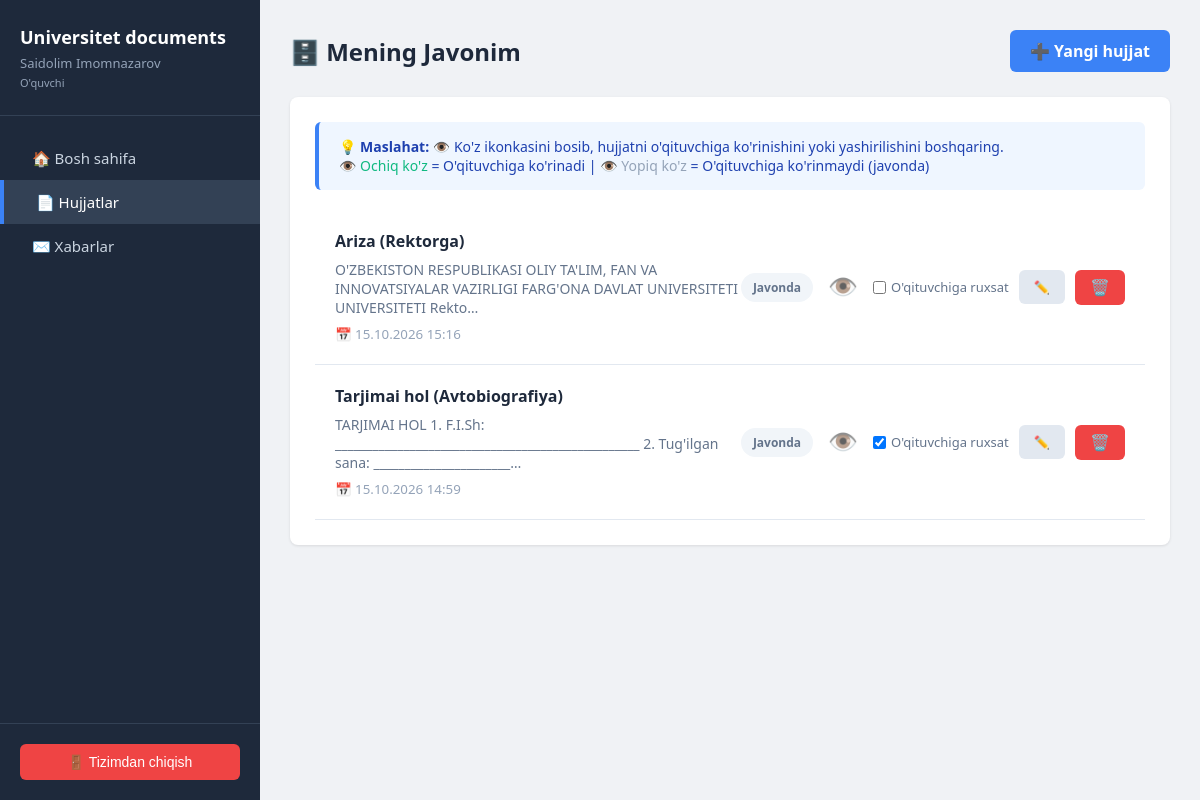
/documents/student/vault/ (signed in), run on the app's committed database.
### apps/accounts/models.py (models this page shows, shortened)
class CustomUser(AbstractUser):
    role = models.CharField(max_length=10, choices=Role.choices, default=Role.STUDENT)
    full_name = models.CharField("Ism Familiya", max_length=150, blank=True)
    group = models.ForeignKey(
        Group,
        on_delete=models.SET_NULL,
        null=True,
        blank=True,
        verbose_name="O'quvchi guruhi"
    )
    objects = CustomUserManager()
    class Meta:
        ordering = ['full_name', 'username']
    @property
    def is_teacher(self):
        return self.role == Role.TEACHER
    @property
    def is_student(self):
        return self.role == Role.STUDENT

### apps/documents/models.py (models this page shows, shortened)
class StudentDocument(models.Model):
    STATUS_DRAFT = 'draft'
    STATUS_SUBMITTED = 'submitted'
    STATUS_CHOICES = [
        (STATUS_DRAFT, "Javonda"),
        (STATUS_SUBMITTED, "Yuborilgan"),
    ]
    student = models.ForeignKey(
        settings.AUTH_USER_MODEL,
        on_delete=models.CASCADE,
        related_name='documents',
        verbose_name="O'quvchi"
    )
    template = models.ForeignKey(
        DocumentTemplate,
        on_delete=models.CASCADE,
        related_name='student_documents',
        verbose_name="Shablon"
    )
    content = models.TextField("Hujjat mazmuni", blank=True)
    file = models.FileField("Fayl", upload_to='documents/', blank=True, null=True)
    status = models.CharField(
        "Holat",
        max_length=20,
        choices=STATUS_CHOICES,
        default=STATUS_DRAFT
    )
    teacher_score = models.IntegerField("O'qituvchi bahosi", null=True, blank=True, help_text="0-100 orasida")
    teacher_comment = models.TextField("O'qituvchi izohi", blank=True)
    allow_teacher_view_draft = models.BooleanField(
        "O'qituvchiga javonni ko'rishga ruxsat berish",
        default=False,
        help_text="Agar belgilansa, o'qituvchi bu hujjatni javonda ham ko'ra oladi"
    )
    created_at = models.DateTimeField(auto_now_add=True)
    updated_at = models.DateTimeField(auto_now=True)
    class Meta:
        verbose_name = "O'quvchi hujjati"
        verbose_name_plural = "O'quvchi hujjatlari"
        ordering = ['-updated_at']

class DocumentTemplate(models.Model):
    title = models.CharField("Shablon nomi", max_length=200)
    description = models.TextField("Tavsif", blank=True)
    content = models.TextField("Shablon matni", blank=True)
    is_active = models.BooleanField("Faol", default=True)
    created_at = models.DateTimeField(auto_now_add=True)
    class Meta:
        verbose_name = "Shablon"
        verbose_name_plural = "Shablonlar"
        ordering = ['title']

### apps/documents/views.py (the view)
# urls.py: path('student/vault/', views.student_vault_view, name='student_vault'),
@login_required
def student_vault_view(request):
    if not request.user.is_student:
        return redirect('dashboard')
    documents = StudentDocument.objects.filter(
        student=request.user
    ).select_related('template').order_by('-updated_at')
    return render(request, 'student/vault.html', {'documents': documents})

### templates/student/vault.html (shortened to what this page needs)
{% extends 'base.html' %}
{% block content %}
<div class="page-header">
    <h1>🗄️ Mening Javonim</h1>
    <a href="{% url 'documents:student_document_create' %}" class="btn btn-primary">➕ Yangi hujjat</a>
</div>
<div class="card">
    <div style="background: #eff6ff; border-left: 4px solid #3b82f6; padding: 15px 20px; border-radius: 6px; margin-bottom: 20px;">
        <p style="margin: 0; color: #1e40af; font-size: 14px;">
            💡 <strong>Maslahat:</strong> 👁️ Ko'z ikonkasini bosib, hujjatni o'qituvchiga ko'rinishini yoki yashirilishini boshqaring.
            <br>
            <span style="color: #10b981;">👁️ Ochiq ko'z</span> = O'qituvchiga ko'rinadi |
            <span style="color: #94a3b8;">👁️ Yopiq ko'z</span> = O'qituvchiga ko'rinmaydi (javonda)
        </p>
    </div>
    {% if documents %}
        {% for doc in documents %}
        <div style="padding: 20px; border-bottom: 1px solid #e2e8f0; display: flex; justify-content: space-between; align-items: center;">
            <div style="flex: 1;">
                <h4 style="margin: 0 0 8px 0; color: #1e293b;">{{ doc.template.title }}</h4>
                <p style="margin: 0 0 5px 0; color: #64748b; font-size: 14px;">
                    {{ doc.content|truncatechars:120 }}
                </p>
                <small style="color: #94a3b8;">📅 {{ doc.updated_at|date:"d.m.Y H:i" }}</small>
            </div>
            <div style="display: flex; gap: 10px; align-items: center;">
                {% if doc.status == 'draft' %}
                    <span style="background: #f1f5f9; color: #64748b; padding: 6px 12px; border-radius: 15px; font-size: 12px; font-weight: 600;">
                        Javonda
                    </span>
                {% else %}
                    <span style="background: #d1fae5; color: #10b981; padding: 6px 12px; border-radius: 15px; font-size: 12px; font-weight: 600;">
                        Yuborilgan
                    </span>
                {% endif %}
                <form method="post" action="{% url 'documents:student_vault_toggle' doc.pk %}" style="display: inline;">
                    <button type="submit"
                            style="background: none; border: none; cursor: pointer; font-size: 24px; padding: 5px; transition: 0.2s; opacity: 0.7;"
                            title="{% if doc.status == 'draft' %}O'qituvchiga ko'rsatish{% else %}Yashirish{% endif %}"
                            onmouseover="this.style.opacity='1'; this.style.transform='scale(1.2)'"
                            onmouseout="this.style.opacity='0.7'; this.style.transform='scale(1)'">
                        {% if doc.status == 'draft' %}
                            👁️
                        {% else %}
                            👁️‍🗨️
                        {% endif %}
                    </button>
                </form>
                {% if doc.status == 'draft' %}
                <form method="post" action="{% url 'documents:student_toggle_teacher_view' doc.pk %}" style="display: inline;">
                    <label style="display: flex; align-items: center; gap: 5px; cursor: pointer; font-size: 13px; color: #64748b;">
                        <input type="checkbox" name="allow" {% if doc.allow_teacher_view_draft %}checked{% endif %} onchange="this.form.submit()" style="cursor: pointer;">
                        O'qituvchiga ruxsat
                    </label>
                </form>
                {% endif %}
                <a href="{% url 'documents:student_document_edit' doc.pk %}"
                   class="btn btn-secondary"
                   style="padding: 8px 15px; font-size: 13px;"
                   title="Tahrirlash">
                    ✏️
                </a>
                <form method="post" action="{% url 'documents:student_document_delete' doc.pk %}" style="display: inline;">
                    <button type="submit"
                            class="btn btn-danger"
                            style="padding: 8px 15px; font-size: 16px;"
                            title="O'chirish"
                            onclick="return confirm('Bu hujjatni o\'chirishni xohlaysizmi?')">
                        🗑️
                    </button>
                </form>
            </div>
        </div>
        {% endfor %}
    {% endif %}
</div>
{% endblock %}

### templates/base.html (shortened to what this page needs)
<!DOCTYPE html>
<html lang="uz">
<head>
</head>
<body>
    <div class="sidebar">
        <div class="sidebar-header">
            <h2>Universitet documents</h2>
            <p>{{ user.full_name|default:user.username }}</p>
            <p style="font-size: 11px; margin-top: 3px;">{{ user.get_role_display }}</p>
        </div>
        <div class="sidebar-menu">
            <a href="{% url 'dashboard' %}" class="{% if request.resolver_match.url_name == 'dashboard' %}active{% endif %}">
                <span>🏠 Bosh sahifa</span>
            </a>
            {% if user.is_teacher %}
            <a href="{% url 'documents:documents_hub' %}" class="{% if request.resolver_match.url_name == 'documents_hub' or 'teacher_vault' in request.resolver_match.url_name or 'teacher_documents' in request.resolver_match.url_name %}active{% endif %}">
                <span>📄 Hujjatlar</span>
            </a>
            <a href="{% url 'teacher_groups' %}" class="{% if 'teacher_groups' in request.resolver_match.url_name %}active{% endif %}">
                <span>👥 Guruhlar va o'quvchilar</span>
            </a>
            {% else %}
            <a href="{% url 'documents:documents_hub' %}" class="{% if request.resolver_match.url_name == 'documents_hub' or 'student_vault' in request.resolver_match.url_name or 'student_documents' in request.resolver_match.url_name %}active{% endif %}">
                <span>📄 Hujjatlar</span>
            </a>
            {% endif %}
            <a href="{% url 'messaging:chat_list' %}" class="{% if 'messaging' in request.resolver_match.url_name %}active{% endif %}">
                <span>✉️ Xabarlar</span>
            </a>
        </div>
        <div class="sidebar-footer">
            <form method="post" action="{% url 'logout' %}">
                <button type="submit" class="logout-btn">🚪 Tizimdan chiqish</button>
            </form>
        </div>
    </div>
    <div class="main-content">
        {% block content %}{% endblock %}
    </div>
</body>
</html>

### templates/base.html (style rules this page uses)
* { box-sizing: border-box; margin: 0; padding: 0; }
body { font-family: 'Segoe UI', Arial, sans-serif; display: flex; min-height: 100vh; background: #f0f2f5; }
.sidebar { width: 260px; background: #1e293b; color: white; display: flex; flex-direction: column; position: fixed; height: 100vh; }
.sidebar-header { padding: 25px 20px; border-bottom: 1px solid #334155; }
.sidebar-header h2 { font-size: 18px; font-weight: 600; }
.sidebar-header p { font-size: 13px; color: #94a3b8; margin-top: 5px; }
.sidebar-menu { flex: 1; padding: 20px 0; overflow-y: auto; }
.sidebar-menu a { display: flex; align-items: center; padding: 12px 20px; color: #cbd5e1; text-decoration: none; transition: 0.2s; font-size: 15px; }
.sidebar-menu a:hover, .sidebar-menu a.active { background: #334155; color: white; border-left: 4px solid #3b82f6; }
.sidebar-menu a span { margin-left: 12px; }
.sidebar-footer { padding: 20px; border-top: 1px solid #334155; }
.logout-btn { width: 100%; background: #ef4444; color: white; border: none; padding: 10px; border-radius: 6px; cursor: pointer; font-size: 14px; }
.main-content { margin-left: 260px; flex: 1; padding: 30px; }
.page-header { margin-bottom: 25px; display: flex; justify-content: space-between; align-items: center; }
.page-header h1 { font-size: 24px; color: #1e293b; }
.card { background: white; border-radius: 8px; box-shadow: 0 1px 3px rgba(0,0,0,0.1); padding: 25px; margin-bottom: 20px; }
.btn { padding: 10px 20px; border-radius: 6px; text-decoration: none; display: inline-block; font-weight: 600; cursor: pointer; border: none; }
.btn-primary { background: #3b82f6; color: white; }
.btn-danger { background: #ef4444; color: white; }
.btn-secondary { background: #e2e8f0; color: #475569; }

### data on the page
CustomUser: full_name "Saidolim Imomnazarov", role "O'quvchi"
StudentDocument: template "Ariza (Rektorga)", content "O'ZBEKISTON RESPUBLIKASI OLIY TA'LIM, FAN VA INNOVATSIYALAR VAZIRLIGI FARG'ONA DAVLAT UNIVERSITETI UNIVERSITETI Rekto…", updated_at "15.10.2026 15:16", status "Javonda"
StudentDocument: template "Tarjimai hol (Avtobiografiya)", content "TARJIMAI HOL 1. F.I.Sh: _________________________________________________ 2. Tug'ilgan sana: ______________________…", updated_at "15.10.2026 14:59", status "Javonda", allow_teacher_view_draft "☑"
